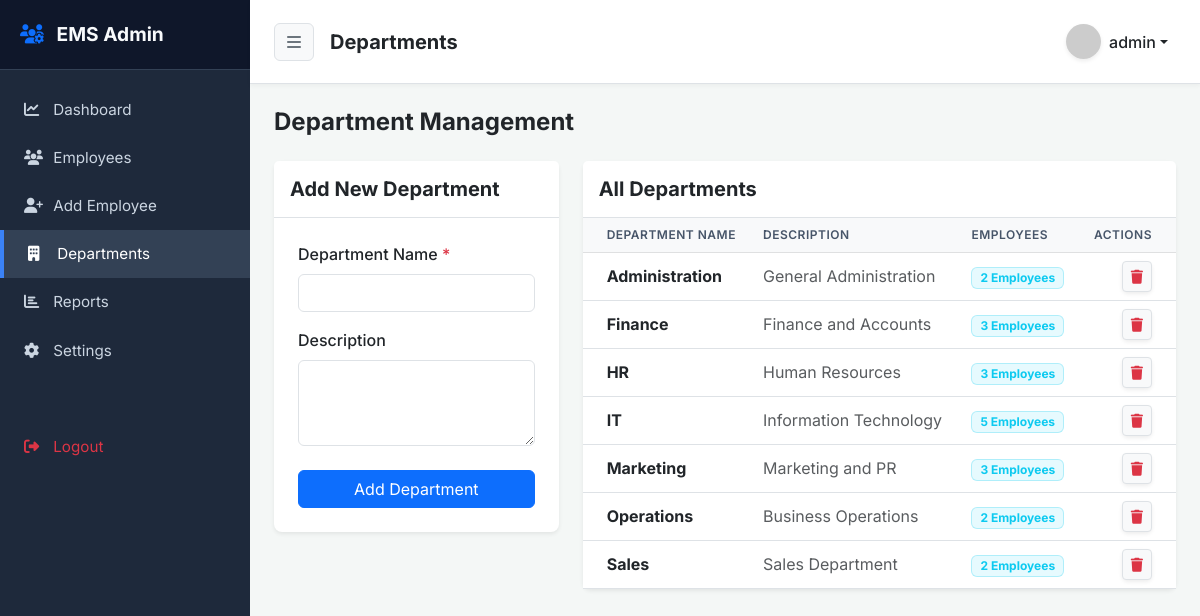
Screenshot of /departments.php (signed in) with the database file from the repository.
### tables this page shows
CREATE TABLE departments (
    id INT PRIMARY KEY AUTO_INCREMENT,
    department_name VARCHAR(100) NOT NULL,
    description TEXT,
    created_at TIMESTAMP DEFAULT CURRENT_TIMESTAMP
);

### departments.php (the view, shortened to what this page needs)
<?php
require_once 'config/database.php';
require_once 'includes/header.php';
require_once 'includes/sidebar.php';
require_once 'includes/navbar.php';
$departments = $pdo->query("
    SELECT d.*, COUNT(e.id) as emp_count
    FROM departments d
    LEFT JOIN employees e ON d.id = e.department_id
    GROUP BY d.id
    ORDER BY d.department_name
")->fetchAll();
?>
<div class="container-fluid p-4">
    <div class="d-flex justify-content-between align-items-center mb-4">
        <h4 class="fw-bold mb-0 text-dark">Department Management</h4>
    </div>
    <div class="row g-4">
        <div class="col-md-4">
            <div class="card border-0 shadow-sm rounded-3">
                <div class="card-header bg-white border-bottom py-3">
                    <h5 class="mb-0 fw-bold">Add New Department</h5>
                </div>
                <div class="card-body p-4">
                    <form action="actions/department_actions.php" method="POST">
                        <div class="mb-3">
                            <label class="form-label fw-medium">Department Name <span class="text-danger">*</span></label>
                            <input type="text" name="department_name" class="form-control" required>
                        </div>
                        <div class="mb-4">
                            <label class="form-label fw-medium">Description</label>
                            <textarea name="description" class="form-control" rows="3"></textarea>
                        </div>
                        <button type="submit" class="btn btn-primary w-100">Add Department</button>
                    </form>
                </div>
            </div>
        </div>
        <div class="col-md-8">
            <div class="card border-0 shadow-sm rounded-3">
                <div class="card-header bg-white border-bottom py-3">
                    <h5 class="mb-0 fw-bold">All Departments</h5>
                </div>
                <div class="card-body p-0">
                    <div class="table-responsive">
                        <table class="table table-hover align-middle mb-0">
                            <thead class="table-light">
                                <tr>
                                    <th class="ps-4">Department Name</th>
                                    <th>Description</th>
                                    <th>Employees</th>
                                    <th class="text-end pe-4">Actions</th>
                                </tr>
                            </thead>
                            <tbody>
                                <?php foreach($departments as $dept): ?>
                                <tr>
                                    <td class="ps-4 fw-bold text-dark"><?= htmlspecialchars($dept['department_name']) ?></td>
                                    <td class="text-muted text-truncate" style="max-width: 200px;"><?= htmlspecialchars($dept['description']) ?></td>
                                    <td>
                                        <span class="badge bg-info bg-opacity-10 text-info border border-info border-opacity-25 px-2 py-1">
                                            <?= $dept['emp_count'] ?> Employees
                                        </span>
                                    </td>
                                    <td class="text-end pe-4">
                                        <div class="btn-group shadow-sm">
                                            <form action="actions/department_actions.php" method="POST" onsubmit="return confirm('Are you sure you want to delete this department?');">
                                                <button type="submit" class="btn btn-sm btn-light border text-danger" title="Delete"><i class="fa-solid fa-trash"></i></button>
                                            </form>
                                        </div>
                                    </td>
                                </tr>
                                <?php endforeach; ?>
                            </tbody>
                        </table>
                    </div>
                </div>
            </div>
        </div>
    </div>
</div>
<?php require_once 'includes/footer.php'; ?>

### assets/css/style.css (style rules this page uses)
body { font-family: 'Inter', sans-serif; background-color: #f4f7f6; overflow-x: hidden; }
.table th { font-weight: 600; color: #475569; text-transform: uppercase; font-size: 0.75rem; letter-spacing: 0.5px; }
.table td { vertical-align: middle; }

### rows the page displays
departments: department_name "Administration", description "General Administration", emp_count "2"
departments: department_name "Finance", description "Finance and Accounts", emp_count "3"
departments: department_name "HR", description "Human Resources", emp_count "3"
departments: department_name "IT", description "Information Technology", emp_count "5"
departments: department_name "Marketing", description "Marketing and PR", emp_count "3"
departments: department_name "Operations", description "Business Operations", emp_count "2"
departments: department_name "Sales", description "Sales Department", emp_count "2"

### other values shown
$page_title "Departments"
$_SESSION['username'] "admin"
